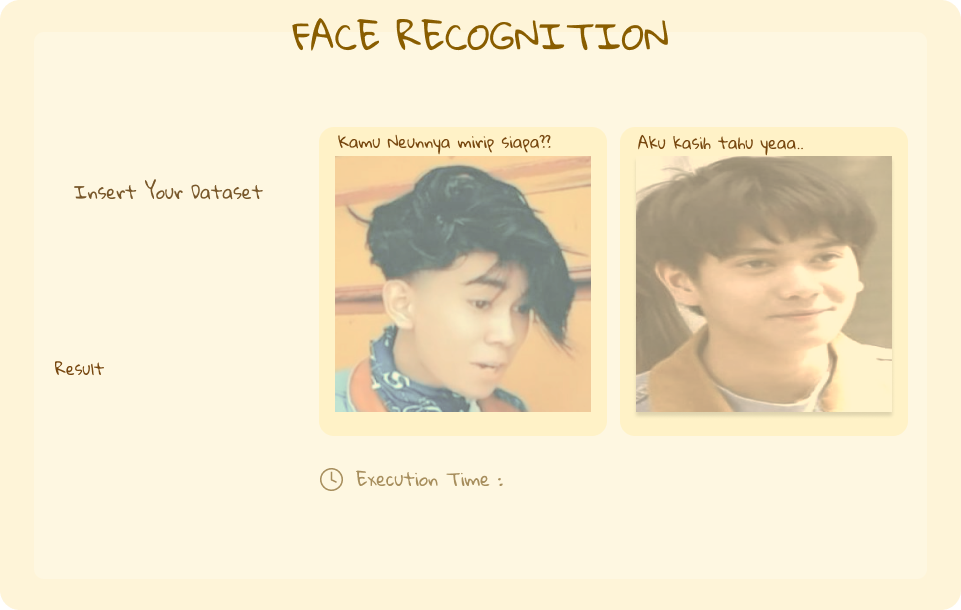
#> input picture src/assets/dilanbg1.png, 961 x 610 px; its folder holds only this picture in this run
$ python -i gui.py   (imports and definitions only)
#> lines starting #> are read from the running program, lines starting #| are printed output that depends on the picture
from tkinter import*
from PIL import Image, ImageTk
from tkinter import filedialog
import os
import getEigenFace
import cv2
import numpy as np


# [5 lines not run here, left out]

bg = PhotoImage(file="./assets/dilanbg1.png")
# [1 line that did not run here, left out]
# [1 line not run here, left out]

extime_1 = PhotoImage(file="./assets/train.png")
# [1 line that did not run here, left out]
# [1 line not run here, left out]

extime_2 = PhotoImage(file="./assets/detect.png")
# [1 line that did not run here, left out]
# [5 lines not run here, left out]
# [1 line that did not run here, left out]
# [1 line that did not run here, left out]

# [2 lines not run here, left out]
# [1 line that did not run here, left out]
# [1 line that did not run here, left out]

# [2 lines not run here, left out]
# [1 line that did not run here, left out]
# [1 line that did not run here, left out]

objPic = ''
pathFolder = ''
eigenfaces = np.array([])

def Directory():
    pathGambar = filedialog.askopenfilename(title='Pilih Gambar Untuk Dites')
#> the answer given: assets/dilanbg1.png
    return pathGambar

def DirectoryFolder():
    pathFolder = filedialog.askdirectory(title='Pilih Dataset')
    return pathFolder

# [31 lines left out: functions ChooseFolder, popupmsg, not called in this run]

def ImageProccess():
    global objPic
    global out
    global hasil
    objPic = Directory()
    image1 = Image.open(objPic)
#> image1 is the input picture: PIL image 961x610 RGBA; mean R, G, B, A 241, 230, 202.9, 254.9
    image1 = image1.resize((256, 256))
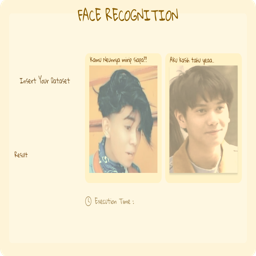
#> image1: PIL image 256x256 RGBA; mean R, G, B, A 241, 230, 203, 254.9; transparent parts drawn white
    image1X = ImageTk.PhotoImage(image1)
#> (the run stopped early here; a loop or call above may not have finished)
